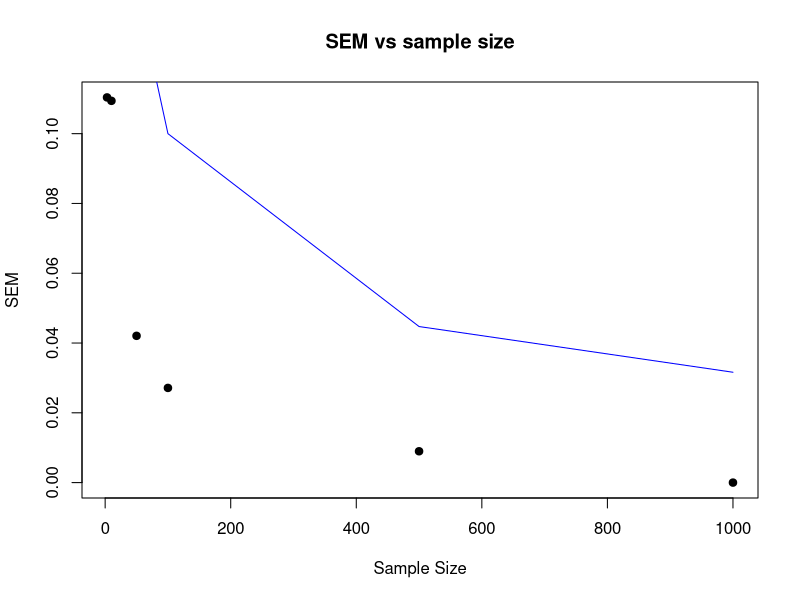

Source code (R):
## ---- chunk 1
knitr::opts_chunk$set(echo = TRUE)
## ---- chunk 2
# different sample sizes we are going to try:
sample.sizes=c(3,10,50, 100, 500, 1000)

# we will use the vector below to save the standard deviations of the 
# *distribution of the means* at each given sample size.
# Note that it's ok to initialize with an empty vector of length 0 - if we index 
# it out-of-bounds while assigning a value later, the vector will autoexpand 
# on assignment, see examples in the slides) 
mean.sds = double(0) 

values = runif(1000)

i = 1
for ( N in sample.sizes ) { # try different sample sizes
  
  # INSERT YOUR CODE HERE: (you may want to check the slides). 
  
  # 1) At each given N (i.e. in each iteration of the outer loop) you have to draw large number 
  # (e.g. 1000) of samples of that size N, from the distribution of your choice (e.g. normal, 
  # uniform, exponential, ...), and calculate the mean of *each* of those samples. 
  # Save all those means into a vector 'm'. 
  #
  
  m <- NULL
  for (l in 1:N) {
    m[l] = mean(sample(values, N))
  }

  # 2) Now, with vector m in hand, we want to characterize how much the sample mean fluctuates
  # from one experiment (experiment=drawing a sample of N measurements) to the next. Instead of just
  # plotting a histogram as we did in class, this time we will calculate the standard 
  # deviation of the distribution represented by the vector m. Use function sd() to achieve that.
  #
  
  sd_ = sd(m)
  
  # 3) save the result (sd of the distributions of the means for current N) into the vector mean.sds 
  # defined above. You can use c() to concatenate, or you can use an indexing variable; 
  #  in the latter case you will need to add it to the code and increment properly
  
  mean.sds[i] = sd_
  
  i = i + 1
}

# at this point, you should have the vector mean.sds filled. It should have length 6 and keep the 
# calculated values of the standard deviation of the mean (known as the standard error of the mean, SEM) 
# at different sample sizes: mean.sds[1] is the SEM at N=3, mean.sds[2] is the SEM at N=10, and so on.

# let us now plot the SEM (i.e. the "typical" error we expect the sample mean to exhibit in any 
# given experiment) as a function of the sample size, N. 


## ---- chunk 3
plot(sample.sizes, xlab="Sample Size", ylab="SEM", mean.sds, main="SEM vs sample size", pch=19)
lines(sample.sizes, 1/sqrt(sample.sizes), col='blue')
